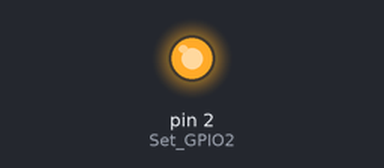
A sketch run on a simulated Arduino Uno, built with avr-gcc and run on an emulated ATmega328P. On the bench: output pins drawn as LEDs (lit = HIGH).

Above: at 1.2 s.
At 4.82 s:
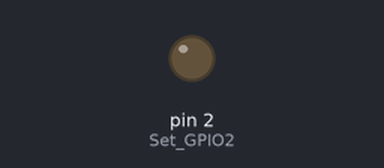
Timing chart, 0 to 5.3 s (numbered marks = the images above):
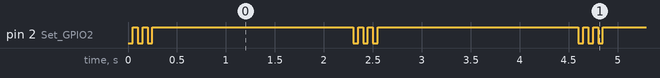

Measured:
- by itself, pin 2 (Set_GPIO2): repeats every 2.3 s: LOW 0.05 s, HIGH 0.05 s, LOW 0.05 s, HIGH 2.1 s, LOW 0.05 s, HIGH 0.05 s
- by itself, everything shown: repeats every 2.3 s, in 6 steps

The sketch:

Builtin-LED.ino
```cpp
void setup() {
  // put your setup code here, to run once:
  pinMode(2, OUTPUT); //Set GPIO2 (onboard LED Nodemcu sebagai output)
}

void loop() {
  // put your main code here, to run repeatedly:


  digitalWrite(2, LOW);   //Nyalakan LED
  delay(50);             // tunggu 50 ms
  digitalWrite(2, HIGH);   //Matikan LED
  delay(50);             // tunggu 50 ms
  digitalWrite(2, LOW);   //Nyalakan LED
  delay(50);             // tunggu 50 ms
  digitalWrite(2, HIGH);   //Matikan LED
  delay(50);             // tunggu 50 ms
  digitalWrite(2, LOW);   //Nyalakan LED
  delay(50);             // tunggu 50 ms
  digitalWrite(2, HIGH);   //Matikan LED
  delay(50);             // tunggu 50 ms
  digitalWrite(2, HIGH);  //Matikan LED
  delay(2000);             // Tunggu 1000ms
}
```
